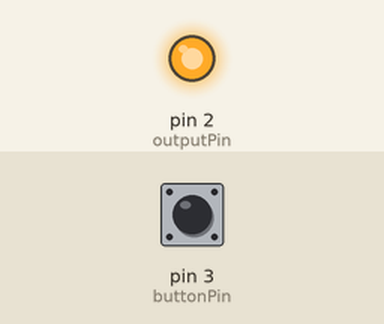
Bench run of a sketch on a simulated Arduino Uno, built with avr-gcc and run on an emulated ATmega328P. On the bench: output pins drawn as LEDs (lit = HIGH). The test bench sets the inputs (shaded band); at power-on: pin 3 (buttonPin) LOW.

Above: at 0.1 s.
Timing chart, 0 to 1.6 s (numbered marks = the images above):
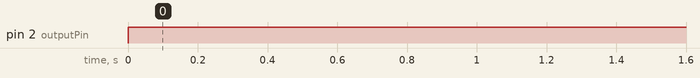

Measured:
- by itself, pin 2 (outputPin): LOW → HIGH at 0.00 s

The sketch:

500us_pulldown.ino
```cpp
const int outputPin = 2;       // Declare a constant integer variable named outputPin and assign the value 2 to it
const int buttonPin = 3;       // Declare a constant integer variable named buttonPin and assign the value 3 to it
volatile bool pullUpFlag = false;  // Declare a boolean variable named pullUpFlag and assign the value false to it. The "volatile" keyword tells the compiler that the value of this variable can change at any time, so it should not optimize the code that uses it.

void setup() {                  // Define the setup function which runs once when the Arduino is powered on or reset
  pinMode(outputPin, OUTPUT);   // Configure the outputPin as an output pin using the pinMode() function
}

void loop() {                   // Define the loop function which runs repeatedly as long as the Arduino is powered on or reset

  digitalWrite(outputPin, HIGH);  // Turn on the outputPin by setting it to HIGH

  bool buttonState = digitalRead(buttonPin);  // Read the current state of the buttonPin and store it in a boolean variable named buttonState

  if (buttonState) {            // If the button is currently pressed (i.e., if buttonState is true)
    pullUpFlag = false;         // Set pullUpFlag to false
    delay(1000);                // Wait for 1 second (1000 milliseconds)
  }

  long startTime = micros();    // Get the current time in microseconds and store it in a long integer variable named startTime

  if (!pullUpFlag) {            // If pullUpFlag is currently false (i.e., if the button was recently pressed)
    while(micros() - startTime < 500) {  // Loop until 500 microseconds have elapsed since the startTime
      digitalWrite(outputPin, LOW);      // Set the outputPin to LOW (i.e., turn it off)
    }
    pullUpFlag = true;          // Set pullUpFlag to true (i.e., indicate that the outputPin should now be turned back on)
  }

  digitalWrite(outputPin, HIGH); // Turn on the outputPin by setting it to HIGH
}
```
